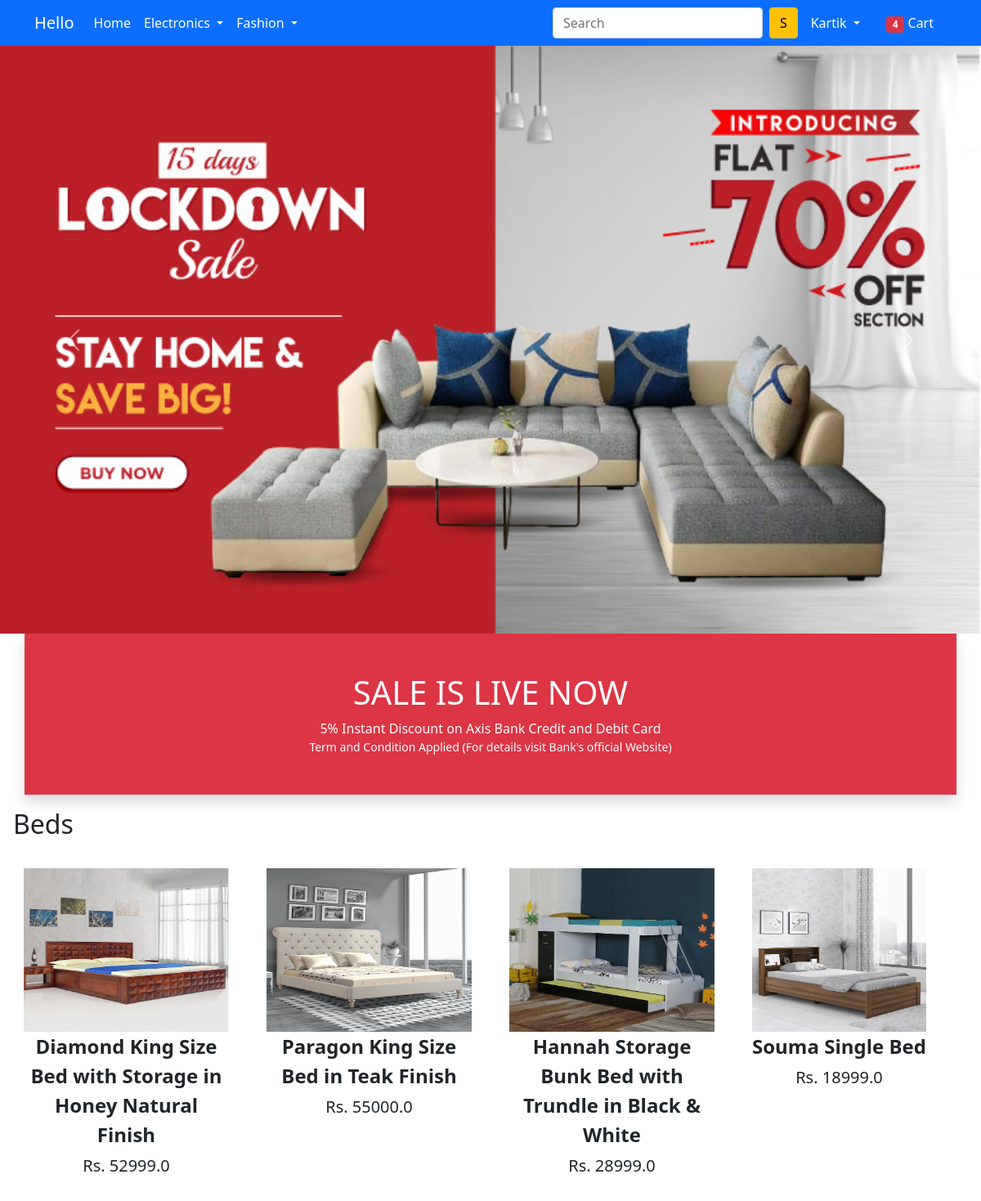
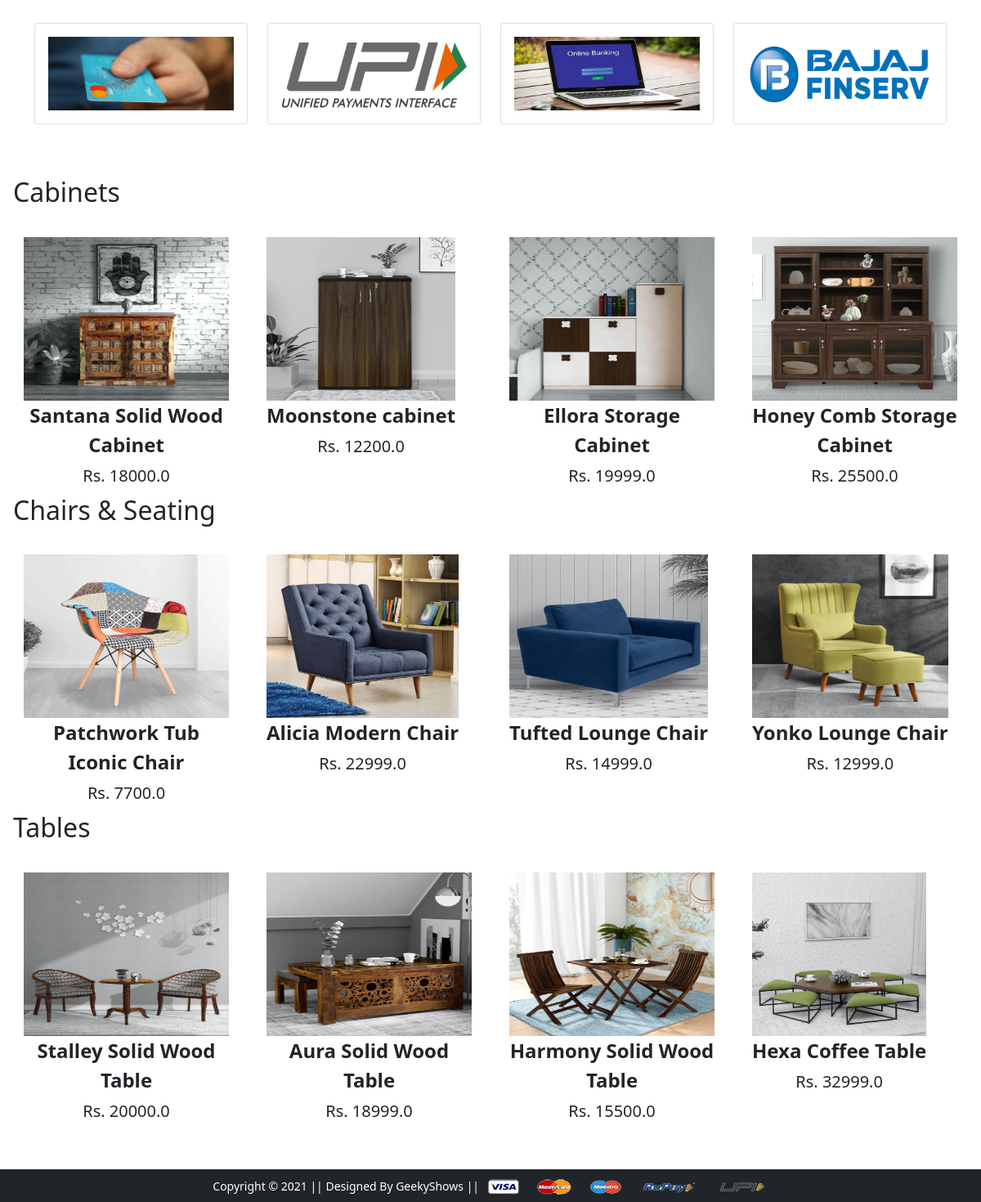
Screenshot of / (signed in) with the database file from the repository (2 pictures, top to bottom).
### app/models.py (models this page shows, shortened)
class Product(models.Model):
    title = models.CharField(max_length=100)
    selling_price = models.FloatField()
    discounted_price = models.FloatField()
    description = models.TextField()
    brand = models.CharField(max_length=100)
    category = models.CharField(choices=CATEGORY_CHOICES,max_length=2)
    product_image = models.ImageField(upload_to='productimg')

### app/views.py (the view)
# urls.py: path('', views.ProductView.as_view(), name="home"),
class ProductView(View):
    def get(self,request):
        beds = Product.objects.filter(category='B')
        cabinets = Product.objects.filter(category='C')
        chairsnseating = Product.objects.filter(category='CS')
        tables = Product.objects.filter(category='T')
        return render(request, 'app/home.html', {'beds':beds, 'cabinets':cabinets, 'chairsnseating':chairsnseating, 'tables':tables})

### app/templates/app/home.html (shortened to what this page needs)
{% extends 'app/base.html' %}
{% load static %}
{% block banner_slider %}
 <div id="carouselExampleControls" class="carousel slide" data-bs-ride="carousel">
  <div class="carousel-inner">
    <div class="carousel-item active">
      <img src="{% static 'app/images/banner/banner1.jpg' %}" class="d-block w-100" alt="...">
    </div>
  </div>
  <a class="carousel-control-prev" href="#carouselExampleControls" role="button" data-bs-slide="prev">
    <span class="carousel-control-prev-icon" aria-hidden="true"></span>
  </a>
  <a class="carousel-control-next" href="#carouselExampleControls" role="button" data-bs-slide="next">
    <span class="carousel-control-next-icon" aria-hidden="true"></span>
  </a>
</div>
{% endblock banner_slider %}
{% block livesale %}
<div class="container">
  <div class="row bg-danger text-center p-5 text-white border-bottom shadow">
    <h1>SALE IS LIVE NOW</h1>
    <span>5% Instant Discount on Axis Bank Credit and Debit Card</span>
    <small class="fw-lighter">Term and Condition Applied (For details visit Bank's official Website)</small>
  </div>
</div>
{% endblock livesale %}
{% block main-content %}
<div class="m-3">
 <h2>Beds</h2>
 <div class="owl-carousel" id="slider1">
  {% for b in beds %}
  <a href="{% url 'product-detail' b.id %}" class="btn"><div class="item"><img src="{{b.product_image.url}}" alt="" height="200px"><span class="fw-bold">{{b.title}}</span><br><span class="fs-5">Rs. {{b.discounted_price}}</span></div></a>
  {% endfor %}
 </div>
</div>
<div class="container my-5">
 <div class="row">
  <div class="col-sm-3">
   <div class="card mb-3">
     <div class="card-body">
     <img src="{% static 'app/images/payavail/cc.jpg' %}" alt="" srcset="" class="img-fluid">
     </div>
   </div>
  </div>
  <div class="col-sm-3">
   <div class="card mb-3">
     <div class="card-body">
      <img src="{% static 'app/images/payavail/upi.jpg' %}" alt="" srcset="" class="img-fluid">
     </div>
   </div>
  </div>
  <div class="col-sm-3">
   <div class="card mb-3">
     <div class="card-body">
      <img src="{% static 'app/images/payavail/nb.jpg' %}" alt="" srcset="" class="img-fluid">
     </div>
   </div>
  </div>
  <div class="col-sm-3">
   <div class="card mb-3">
     <div class="card-body">
      <img src="{% static 'app/images/payavail/bj.jpg' %}" alt="" srcset="" class="img-fluid">
     </div>
   </div>
  </div>
 </div>
</div>
<div class="mx-3">
 <h2>Cabinets</h2>
 <div class="owl-carousel" id="slider2">
  {% for c in cabinets %}
  <a href="{% url 'product-detail' c.id %}" class="btn"><div class="item"><img src="{{c.product_image.url}}" alt="" height="200px"><span class="fw-bold">{{c.title}}</span><br><span class="fs-5">Rs. {{c.discounted_price}}</span></div></a>
  {% endfor %}
 </div>
</div>
<div class="mx-3">
  <h2>Chairs & Seating</h2>
  <div class="owl-carousel" id="slider3">
   {% for cs in chairsnseating %}
   <a href="{% url 'product-detail' cs.id %}" class="btn"><div class="item"><img src="{{cs.product_image.url}}" alt="" height="200px"><span class="fw-bold">{{cs.title}}</span><br><span class="fs-5">Rs. {{cs.discounted_price}}</span></div></a>
   {% endfor %}
  </div>
 </div>
<div class="mx-3">
  <h2>Tables</h2>
  <div class="owl-carousel" id="slider4">
   {% for t in tables %}
   <a href="{% url 'product-detail' t.id %}" class="btn"><div class="item"><img src="{{t.product_image.url}}" alt="" height="200px"><span class="fw-bold">{{t.title}}</span><br><span class="fs-5">Rs. {{t.discounted_price}}</span></div></a>
   {% endfor %}
  </div>
 </div>
{% endblock main-content %}

### app/templates/app/base.html (shortened to what this page needs)
<!doctype html>
{% load static %}
<html lang="en">
  <head>
    <link href="https://cdn.jsdelivr.net/npm/bootstrap@5.0.0-beta1/dist/css/bootstrap.min.css" rel="stylesheet">
    <link rel="stylesheet" href="{% static 'app/css/owl.carousel.min.css' %}">
    <link rel="stylesheet" href="{% static 'app/css/all.min.css' %}">
    <link rel="stylesheet" href="{% static 'app/css/style.css' %}">
  </head>
  <body>
    <nav class="navbar navbar-expand-lg navbar-dark bg-primary">
     <div class="container">
       <a class="navbar-brand" href="/">Hello</a>
       <div class="collapse navbar-collapse" id="navbarSupportedContent">
         <ul class="navbar-nav me-auto mb-2 mb-lg-0">
           <li class="nav-item">
             <a class="nav-link active" aria-current="page" href="/">Home</a>
           </li>
           <li class="nav-item dropdown">
            <a class="nav-link dropdown-toggle text-white" href="#" id="electronicsDropdown" role="button" data-bs-toggle="dropdown" aria-expanded="false">
              Electronics
            </a>
           </li>
           <li class="nav-item dropdown">
             <a class="nav-link dropdown-toggle text-white" href="#" id="fashionDropdown" role="button" data-bs-toggle="dropdown" aria-expanded="false">
               Fashion
             </a>
           </li>
         </ul>
         <form class="d-flex">
           <input class="form-control me-2" type="search" placeholder="Search" aria-label="Search">
           <button class="btn btn-warning" type="submit">S</button>
         </form>
         <div>
          <ul class="navbar-nav me-auto mb-2 mb-lg-0">
            {% if request.user.is_authenticated %}
           <li class="nav-item dropdown mx-2">
              <a class="nav-link dropdown-toggle text-white" href="#" id="profileDropdown" role="button" data-bs-toggle="dropdown" aria-expanded="false">
                {{request.user.username|capfirst}}
              </a>
            </li>
            <li class="nav-item mx-2">
             <a href="{% url 'showcart' %}" class="nav-link text-white"><span class="badge bg-danger">4</span> Cart </a>
            </li>
            {% endif %}
          </ul>
         </div>
       </div>
     </div>
    </nav>
    {% block banner_slider %} {% endblock banner_slider %}
    {% block livesale %} {% endblock livesale %}
    {% block main-content %} {% endblock main-content %}
    <footer class="container-fluid bg-dark text-center p-2 mt-5">
        <small class="text-white">Copyright &copy; 2021 || Designed By GeekyShows || </small>
        <img src="{% static 'app/images/payment.png' %}" alt="" srcset="" class="img-fluid" height="2px">
    </footer>
  </body>
</html>

### app/static/app/css/style.css (style rules this page uses)
.owl-carousel .item { font-size: 24px; text-align: center; margin-top: 20px;; }

### rows the page displays
Product: product_image (picture), title "Diamond King Size Bed with Storage in Honey Natural Finish", discounted_price "52999.0"
Product: product_image (picture), title "Paragon King Size Bed in Teak Finish", discounted_price "55000.0"
Product: product_image (picture), title "Hannah Storage Bunk Bed with Trundle in Black & White", discounted_price "28999.0"
Product: product_image (picture), title "Souma Single Bed", discounted_price "18999.0"
Product: product_image (picture), title "Santana Solid Wood Cabinet", discounted_price "18000.0"
Product: product_image (picture), title "Moonstone cabinet", discounted_price "12200.0"
Product: product_image (picture), title "Ellora Storage Cabinet", discounted_price "19999.0"
Product: product_image (picture), title "Honey Comb Storage Cabinet", discounted_price "25500.0"
Product: product_image (picture), title "Patchwork Tub Iconic Chair", discounted_price "7700.0"
Product: product_image (picture), title "Alicia Modern Chair", discounted_price "22999.0"
Product: product_image (picture), title "Tufted Lounge Chair", discounted_price "14999.0"
Product: product_image (picture), title "Yonko Lounge Chair", discounted_price "12999.0"
Product: product_image (picture), title "Stalley Solid Wood Table", discounted_price "20000.0"
Product: product_image (picture), title "Aura Solid Wood Table", discounted_price "18999.0"
Product: product_image (picture), title "Harmony Solid Wood Table", discounted_price "15500.0"
Product: product_image (picture), title "Hexa Coffee Table", discounted_price "32999.0"

### other values shown
{{ request.user.username|capfirst }} "Kartik"
